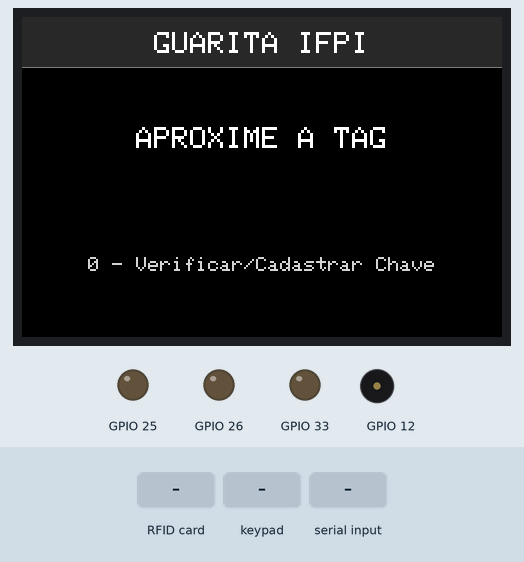
Simulated run of this program. Board: ESP32. Shown: 480×320 colour display, output pins drawn as LEDs (lit = HIGH), buzzer (waves = sounding). Inputs (shaded band) come from the test bench. Storage starts empty; no MQTT or app messages arrive unless stated; what the program prints to the serial monitor is not drawn.

Above: at 5.2 s.
5.3 s: RFID card 12 34 56 78 held to the reader
At 6.6 s:
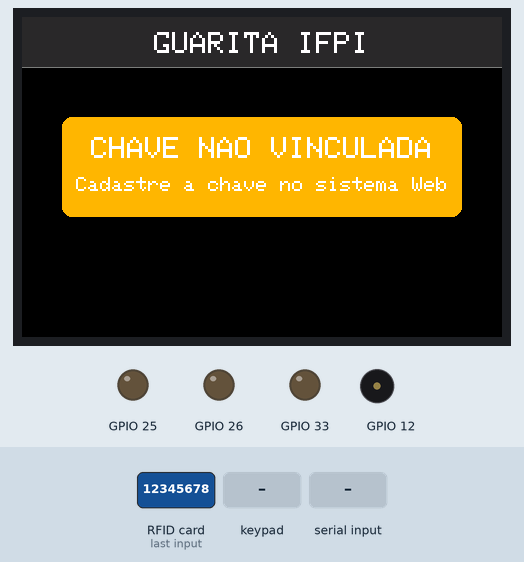
8.3 s: key '0' pressed
At 10.3 s:
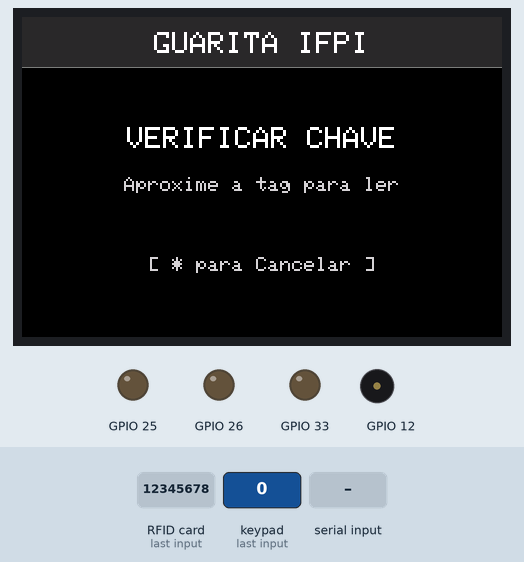
10.6 s: RFID card 5E 7A 19 C4 held to the reader
At 12.1 s:
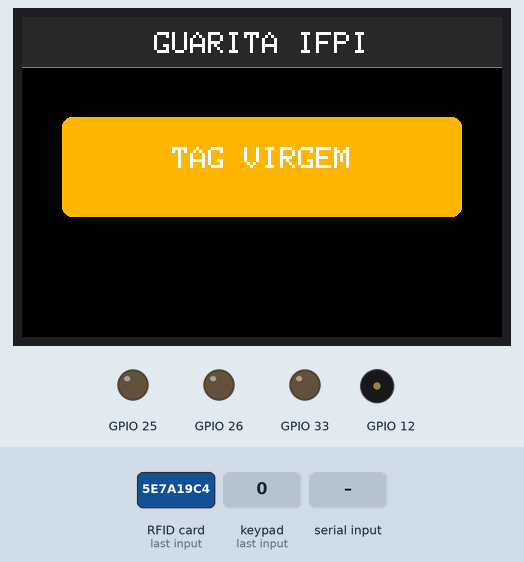
13.6 s: "Vazio" received over Serial
15.8 s: RFID card 12 34 56 78 held to the reader
At 16.3 s:
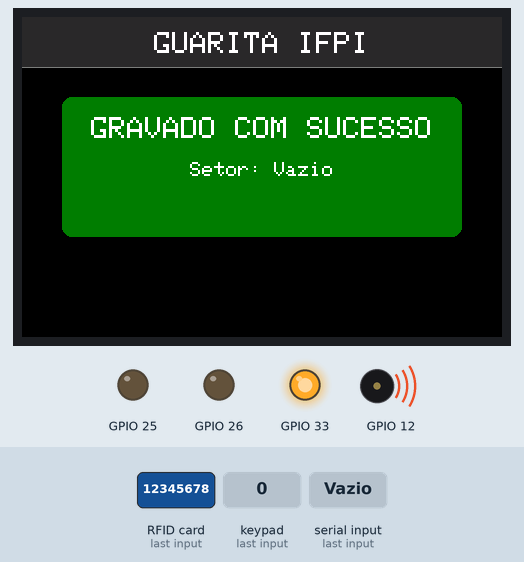
Timing chart, 0 to 18.8 s (numbered marks = the images above; inputs shaded):
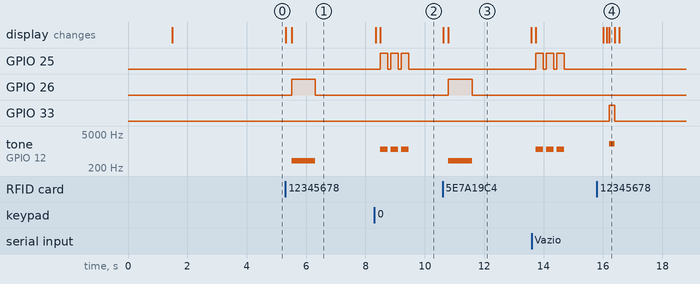

The program:

main.cpp
```cpp
#include <Arduino.h>
#include <LittleFS.h>

// 1. Inclusão dos Módulos
#include "rfid_ifpi.h"
#include "buzzer_leds.h"
#include "wifi_ifpi.h"
#include "mqtt_ifpi.h"
#include "display_rgb.h"
#include "teclado_matricial.h"

// Objetos de Rede
WifiIFPI redeWifi;
MqttIFPI redeMqtt;

// ==========================================
// VARIÁVEIS DA MÁQUINA DE ESTADOS
// ==========================================
enum EstadoSistema {
  ESPERANDO_ACAO,
  DIGITANDO_SENHA,
  VERIFICANDO_CADASTRO // O NOVO ESTADO!
};

EstadoSistema estadoAtual = ESPERANDO_ACAO;

String senhaDigitada = "";
const String senhaCorreta = "12345678";
String setorTagLida = "";

// ==========================================
// SETUP
// ==========================================
void setup() {
    Serial.begin(115200);
    delay(1000);

    init_Componentes();
    init_Teclado();
    init_Display();
    delay(500);

    if(!LittleFS.begin(true)){
        Serial.println("Erro crítico ao montar LittleFS");
    }
    redeWifi.iniciar();
    redeMqtt.iniciar(redeWifi.getMqttServerIp());
    delay(500);

    init_RFID();
    Serial.println("=== SISTEMA GUARITA IFPI INICIADO ===");
}

// ==========================================
// LOOP PRINCIPAL
// ==========================================
void loop() {
    // 1. GERENCIAMENTO DE SISTEMAS DE FUNDO
    if (displayingAlert && (millis() - timerAlerta > 5000)) {
        limparCentro();
        digitalWrite(LED_VERDE_PIN, LOW);
        digitalWrite(LED_VERMELHO_PIN, LOW);
        digitalWrite(LED_AMARELO_PIN, LOW);
    }
    redeMqtt.manterConexao();

    // 2. LEITURA DOS SENSORES FÍSICOS
    char key = lerTecla();
    bool tagPresente = verificarTagPresente();

    // 3. O FLUXO DA MÁQUINA DE ESTADOS
    switch (estadoAtual) {

        // ---------------------------------------------------
        case ESPERANDO_ACAO:
            if (tagPresente) {
                setorTagLida = lerNomeDoSetor(2);

                if (setorTagLida == "" || setorTagLida == "Vazio" || setorTagLida == "ERRO") {
                    avisoCadastreWeb();
                } else {
                    estadoAtual = DIGITANDO_SENHA;
                    senhaDigitada = "";
                    telaTecladoDinamico("Setor: " + setorTagLida, senhaDigitada);
                    sinalizarAtencao();
                }
            }
            // Se apertar o '0', inicia a verificação
            else if (key == '0') {
                estadoAtual = VERIFICANDO_CADASTRO;

                tft.fillRect(0, 51, 480, 269, TFT_BLACK);
                tft.setTextColor(TFT_WHITE, TFT_BLACK);
                tft.setTextSize(3);
                tft.drawCentreString("VERIFICAR CHAVE", 240, 110, 1);
                tft.setTextColor(TFT_LIGHTGREY, TFT_BLACK);
                tft.setTextSize(2);
                tft.drawCentreString("Aproxime a tag para ler", 240, 160, 1);
                tft.drawCentreString("[ * para Cancelar ]", 240, 240, 1);
                sinalizarAtencao();
            }
            break;

        // ---------------------------------------------------
        case DIGITANDO_SENHA:
            if (key) {
                if (key >= '0' && key <= '9' && senhaDigitada.length() < 8) {
                    senhaDigitada += key;
                    telaTecladoDinamico("Setor: " + setorTagLida, senhaDigitada);
                }
                else if (key == '*') {
                    if (senhaDigitada.length() > 0) {
                        senhaDigitada.remove(senhaDigitada.length() - 1);
                        telaTecladoDinamico("Setor: " + setorTagLida, senhaDigitada);
                    }
                }
                else if (key == '#') {
                    if (senhaDigitada == senhaCorreta) {
                        alertarPermissaoSucesso("Usuario", setorTagLida);
                        redeMqtt.publicarTag("Acesso Liberado no Setor: " + setorTagLida);
                    } else {
                        alertarPermissaoErro("Desconhecido", "Senha Incorreta");
                    }
                    estadoAtual = ESPERANDO_ACAO;
                }
            }
            break;

        // ---------------------------------------------------
        case VERIFICANDO_CADASTRO:

            // O usuário pode apertar * para cancelar a verificação
            if (key == '*') {
                estadoAtual = ESPERANDO_ACAO;
                limparCentro();
            }

            // O usuário encostou uma Tag:
            else if (tagPresente) {
                setorTagLida = lerNomeDoSetor(2);

                if (setorTagLida == "" || setorTagLida == "Vazio" || setorTagLida == "ERRO") {
                    // TAG VIRGEM!
                    tft.fillRect(0, 51, 480, 269, TFT_BLACK);
                    tft.fillRoundRect(40, 100, 400, 100, 10, TFT_ORANGE);
                    tft.setTextColor(TFT_WHITE, TFT_ORANGE);
                    tft.setTextSize(3);
                    tft.drawCentreString("TAG VIRGEM", 240, 130, 1);
                    sinalizarErro();

                    delay(2000);

                    // CHAMA A GRAVAÇÃO PELO SERIAL
                    gravarSetor();

                    estadoAtual = ESPERANDO_ACAO;
                    limparCentro();
                }
                else {
                    // TAG JÁ CADASTRADA!
                    alertaSucesso("Chave ja Cadastrada", setorTagLida);
                    estadoAtual = ESPERANDO_ACAO;
                }
            }
            break;
    }
}
```

Measured:
- after the input at 5.3 s, GPIO 26: LOW → HIGH after 0.22 s, → LOW 0.80 s later; tone on GPIO 12: silent → 400 Hz after 0.22 s, → silent 0.80 s later; the display: first changes at once (image 1 shows a later state)
- after the input at 8.3 s, GPIO 25: alternates HIGH for 0.25 s and LOW for 0.10 s, 6 changes in all, then stays LOW, starting after 0.20 s; tone on GPIO 12: alternates 1200 Hz for 0.25 s and silent for 0.10 s, 6 changes in all, then stays silent, starting after 0.20 s; the display: first changes after 0.05 s (image 2 shows a later state)
- after the input at 10.6 s, GPIO 26: LOW → HIGH after 0.19 s, → LOW 0.80 s later; tone on GPIO 12: silent → 400 Hz after 0.19 s, → silent 0.80 s later
- after the input at 15.8 s, GPIO 33: LOW → HIGH after 0.41 s, → LOW 0.20 s later; tone on GPIO 12: silent → 2000 Hz after 0.41 s, → silent 0.20 s later
- what the display in image 3 shows lasts 2.8 s, from 10.8 s to 13.6 s
